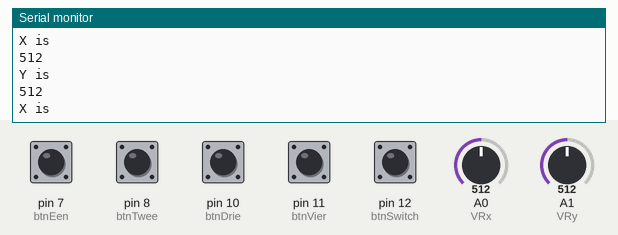
Simulated run of this sketch. Board: Arduino Uno, built with avr-gcc and run on an emulated ATmega328P. Shown: the last lines printed to the serial monitor. The test bench sets the inputs (shaded band); at power-on: pin 12 (btnSwitch) HIGH, pin 7 (btnEen), pin 8 (btnTwee), pin 10 (btnDrie), pin 11 (btnVier) LOW, A0 (VRx) = 512, A1 (VRy) = 512.

Above: at 1.2 s.
1.3 s: pin 7 (btnEen) pulled HIGH for 0.15 s
3.0 s: pin 8 (btnTwee) pulled HIGH for 0.15 s
At 3.14 s:
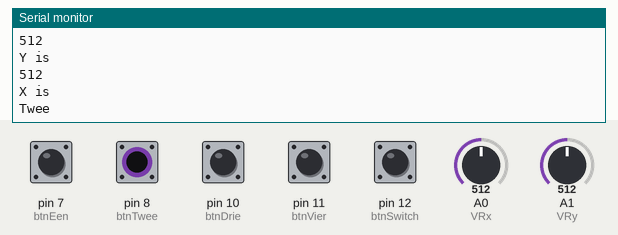
4.7 s: A0 (VRx) set to 1023
At 4.71 s:
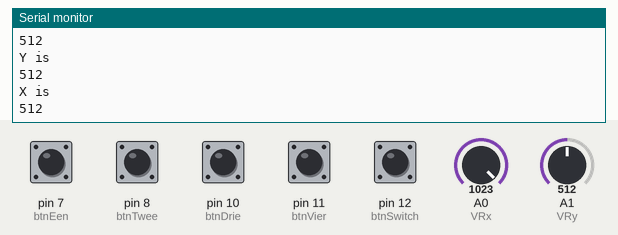
7.7 s: pin 10 (btnDrie) pulled HIGH for 0.15 s
At 7.85 s:
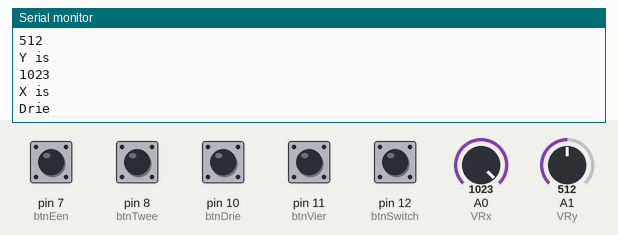
9.4 s: pin 11 (btnVier) pulled HIGH for 0.15 s
At 9.54 s:
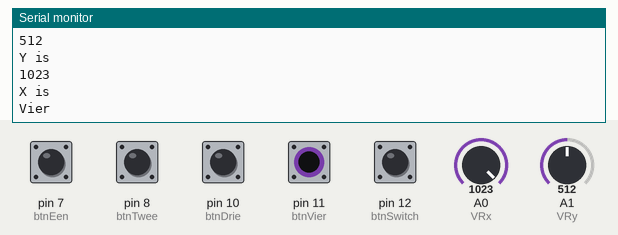
11.1 s: pin 12 (btnSwitch) pulled LOW for 0.15 s
At 11.23 s:
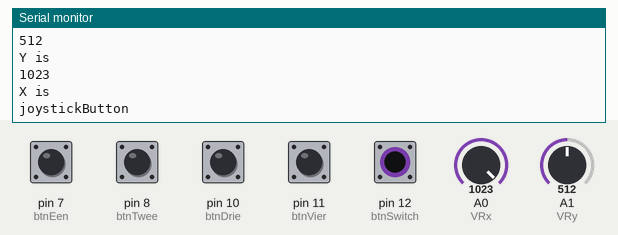

Measured:
- after the input at 3.0 s, the serial monitor: prints a new line after 0.14 s (image 1)
- after the input at 7.7 s, the serial monitor: prints a new line after 0.15 s (image 3)
- after the input at 9.4 s, the serial monitor: prints a new line after 0.14 s (image 4)
- after the input at 11.1 s, the serial monitor: prints a new line after 0.13 s (image 5)

The sketch:

arduino_controller_test.ino
```cpp
int btnEen = 7;
int btnTwee = 8;
int btnDrie = 10;
int btnVier = 11;
int buttonStateEen;
int buttonStateTwee;
int buttonStateDrie;
int buttonStateVier;
int buttonStateSwitch;
int lastButtonState;
int btnSwitch = 12;
int VRx = A0;
int VRy = A1;
int xVal;
int yVal;

void setup()
{
  pinMode(btnEen, INPUT);
  pinMode(btnTwee, INPUT);
  pinMode(btnDrie, INPUT);
  pinMode(btnVier, INPUT);
  Serial.begin(9600);
  Serial.println("start");
  pinMode(VRx, INPUT);
  pinMode(VRy, INPUT);
  pinMode(btnSwitch, INPUT_PULLUP);
}

void loop()
{
  buttonStateEen = digitalRead(btnEen);
  buttonStateTwee = digitalRead(btnTwee);
  buttonStateDrie = digitalRead(btnDrie);
  buttonStateVier = digitalRead(btnVier);
  buttonStateSwitch = digitalRead(btnSwitch);
  xVal = analogRead(A0);
  yVal = analogRead(A1);
  Serial.println(yVal);
  Serial.println("Y is");

  Serial.println(xVal);
  Serial.println("X is");
  delay(100);

  if (buttonStateEen == HIGH)
  {
    Serial.println("Een");
  }
  else
  {

  }
  buttonStateEen = lastButtonState;
  delay(20);

  if (buttonStateTwee == HIGH)
  {
    Serial.println("Twee");
  }
  else
  {

  }
  buttonStateTwee = lastButtonState;

  if (buttonStateDrie == HIGH)
  {
    Serial.println("Drie");
  }
  else
  {

  }
  buttonStateDrie = lastButtonState;

  if (buttonStateVier == HIGH)
  {
    Serial.println("Vier");
  }
  else
  {

  }
  buttonStateVier = lastButtonState;

  if (buttonStateSwitch == LOW)
  {
    Serial.println("joystickButton");
  }
  else
  {

  }
  buttonStateSwitch = lastButtonState;
}
```
